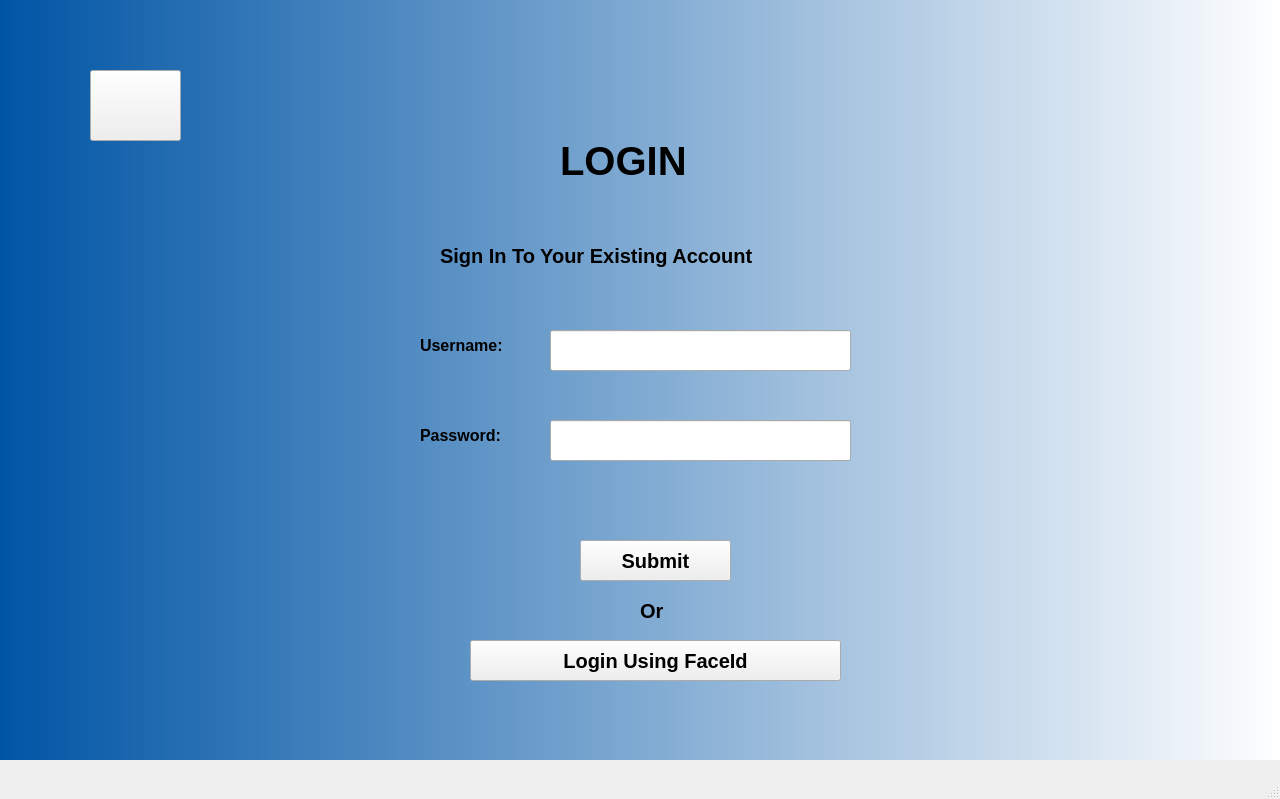
<?xml version="1.0" encoding="UTF-8"?>
<ui version="4.0">
 <class>MainWindow</class>
 <widget class="QMainWindow" name="MainWindow">
  <property name="geometry">
   <rect>
    <x>0</x>
    <y>0</y>
    <width>1280</width>
    <height>799</height>
   </rect>
  </property>
  <property name="windowTitle">
   <string>MainWindow</string>
  </property>
  <widget class="QWidget" name="centralwidget">
   <widget class="QWidget" name="widget" native="true">
    <property name="geometry">
     <rect>
      <x>0</x>
      <y>-40</y>
      <width>1280</width>
      <height>800</height>
     </rect>
    </property>
    <property name="styleSheet">
     <string notr="true">QWidget#widget
{background-color: qlineargradient(spread:pad, x1:0, y1:1, x2:1, y2:1, stop:0 rgba(0, 85, 165, 255), stop:1 rgba(255, 255, 255, 255));}</string>
    </property>
    <widget class="QLabel" name="label">
     <property name="geometry">
      <rect>
       <x>560</x>
       <y>170</y>
       <width>171</width>
       <height>61</height>
      </rect>
     </property>
     <property name="font">
      <font>
       <pointsize>30</pointsize>
       <weight>75</weight>
       <bold>true</bold>
      </font>
     </property>
     <property name="text">
      <string>LOGIN</string>
     </property>
    </widget>
    <widget class="QLabel" name="label_2">
     <property name="geometry">
      <rect>
       <x>440</x>
       <y>270</y>
       <width>411</width>
       <height>51</height>
      </rect>
     </property>
     <property name="font">
      <font>
       <pointsize>15</pointsize>
       <weight>75</weight>
       <bold>true</bold>
      </font>
     </property>
     <property name="text">
      <string>Sign In To Your Existing Account</string>
     </property>
    </widget>
    <widget class="QLabel" name="label_3">
     <property name="geometry">
      <rect>
       <x>420</x>
       <y>370</y>
       <width>111</width>
       <height>31</height>
      </rect>
     </property>
     <property name="font">
      <font>
       <pointsize>12</pointsize>
       <weight>75</weight>
       <bold>true</bold>
      </font>
     </property>
     <property name="text">
      <string>Username:</string>
     </property>
    </widget>
    <widget class="QLabel" name="label_4">
     <property name="geometry">
      <rect>
       <x>420</x>
       <y>460</y>
       <width>111</width>
       <height>31</height>
      </rect>
     </property>
     <property name="font">
      <font>
       <pointsize>12</pointsize>
       <weight>75</weight>
       <bold>true</bold>
      </font>
     </property>
     <property name="text">
      <string>Password:</string>
     </property>
    </widget>
    <widget class="QPushButton" name="submit_btn1">
     <property name="geometry">
      <rect>
       <x>580</x>
       <y>580</y>
       <width>151</width>
       <height>41</height>
      </rect>
     </property>
     <property name="font">
      <font>
       <pointsize>15</pointsize>
       <weight>75</weight>
       <bold>true</bold>
      </font>
     </property>
     <property name="cursor">
      <cursorShape>PointingHandCursor</cursorShape>
     </property>
     <property name="text">
      <string>Submit</string>
     </property>
    </widget>
    <widget class="QLabel" name="error">
     <property name="geometry">
      <rect>
       <x>430</x>
       <y>530</y>
       <width>441</width>
       <height>20</height>
      </rect>
     </property>
     <property name="styleSheet">
      <string notr="true">font: 75 12pt &quot;MS Shell Dlg 2&quot;;color: rgb(255, 0, 4)</string>
     </property>
     <property name="text">
      <string/>
     </property>
    </widget>
    <widget class="QPushButton" name="face_btn1">
     <property name="geometry">
      <rect>
       <x>470</x>
       <y>680</y>
       <width>371</width>
       <height>41</height>
      </rect>
     </property>
     <property name="font">
      <font>
       <pointsize>15</pointsize>
       <weight>75</weight>
       <bold>true</bold>
      </font>
     </property>
     <property name="cursor">
      <cursorShape>PointingHandCursor</cursorShape>
     </property>
     <property name="text">
      <string>Login Using FaceId</string>
     </property>
    </widget>
    <widget class="QLabel" name="label_6">
     <property name="geometry">
      <rect>
       <x>640</x>
       <y>640</y>
       <width>31</width>
       <height>21</height>
      </rect>
     </property>
     <property name="font">
      <font>
       <pointsize>15</pointsize>
       <weight>75</weight>
       <bold>true</bold>
      </font>
     </property>
     <property name="text">
      <string>Or</string>
     </property>
    </widget>
    <widget class="QPushButton" name="gb_btn2">
     <property name="geometry">
      <rect>
       <x>90</x>
       <y>110</y>
       <width>91</width>
       <height>71</height>
      </rect>
     </property>
     <property name="cursor">
      <cursorShape>PointingHandCursor</cursorShape>
     </property>
     <property name="styleSheet">
      <string notr="true">image: url(:/image/back.png);</string>
     </property>
     <property name="text">
      <string/>
     </property>
    </widget>
    <widget class="QLineEdit" name="pswrd_txt">
     <property name="geometry">
      <rect>
       <x>550</x>
       <y>460</y>
       <width>301</width>
       <height>41</height>
      </rect>
     </property>
    </widget>
    <widget class="QLineEdit" name="username_txt">
     <property name="geometry">
      <rect>
       <x>550</x>
       <y>370</y>
       <width>301</width>
       <height>41</height>
      </rect>
     </property>
    </widget>
   </widget>
  </widget>
  <widget class="QMenuBar" name="menubar">
   <property name="geometry">
    <rect>
     <x>0</x>
     <y>0</y>
     <width>1280</width>
     <height>26</height>
    </rect>
   </property>
  </widget>
  <widget class="QStatusBar" name="statusbar"/>
 </widget>
 <resources>
  <include location="image.qrc"/>
 </resources>
 <connections/>
</ui>
